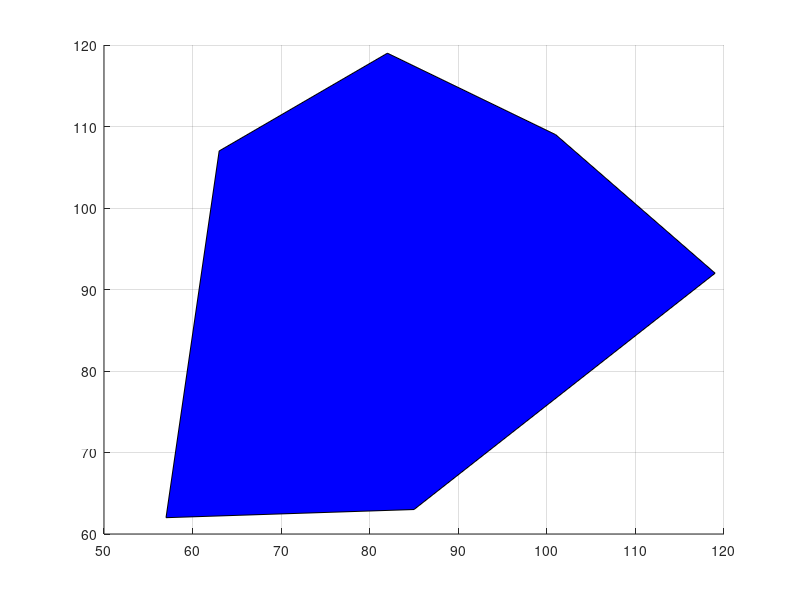

Write MATLAB code to recreate this figure. (Note: this script raises an error after producing the figure.)
function Display250
X = [119,101,85,80,82,66,66,63,85,57,42,0,43,5,4,16,57,24,8,57,109,81,109,41,22,63,7,7,111,104,0,34,16,0,56,26,0,14,13,56,26,48,57,13,26,25,7,6,6,6,16,16,98,56,6,6,6,55,46,6,57,57,57,57,57,60,57,60,57,18]
Y = [92,109,63,91,119,70,70,107,105,62,80,78,119,98,119,69,101,99,102,101,0,18,38,2,24,0,24,24,21,24,9,54,0,39,42,9,25,12,51,23,9,24,22,13,9,10,24,23,23,23,45,45,19,63,23,24,23,22,25,23,62,62,62,62,62,62,62,62,62,70]
c=zeros(70, 3)
for j=1:10,
    c(j, 1) = 0;
    c(j, 2) = 0;
    c(j, 3) = 1;
end
for j=11:20,
   c(j, 1) = 1;
  c(j, 2) = 0;
    c(j, 3) = 0;
end
for j=21:30,
    c(j, 1) = 0;
    c(j, 2) = 1;
    c(j, 3) = 0;
end
for j=31:40,
    c(j, 1) = 0;
    c(j, 2) = 0;
    c(j, 3) = 0;
end
for j=41:70,
    c(j, 1) = 1;
    c(j, 2) = 0;
    c(j, 3) = 1;
end
pointX0 = [57.0,85.0,119.0,101.0,82.0,63.0]
pointY0 = [62.0,63.0,92.0,109.0,119.0,107.0]
pointX1 = [16.0,42.0,57.0,43.0,4.0,0.0]
pointY1 = [69.0,80.0,101.0,119.0,119.0,78.0]
pointX2 = [63.0,109.0,111.0,109.0,7.0,41.0]
pointY2 = [0.0,0.0,21.0,38.0,24.0,2.0]
pointX3 = [16.0,56.0,56.0,34.0,13.0,0.0,0.0]
pointY3 = [0.0,23.0,42.0,54.0,51.0,39.0,9.0]
figure
grid on
hold on
fill( pointX0, pointY0, 'b')
alpha(0.3)
hold on
fill(pointX1, pointY1, 'r')
alpha(0.3)
hold on
fill(pointX2, pointY2, 'g')
alpha(0.3)
hold on
fill(pointX3, pointY3, 'black')
alpha(0.3)
h = scatter(X,Y, 70, c);
end
